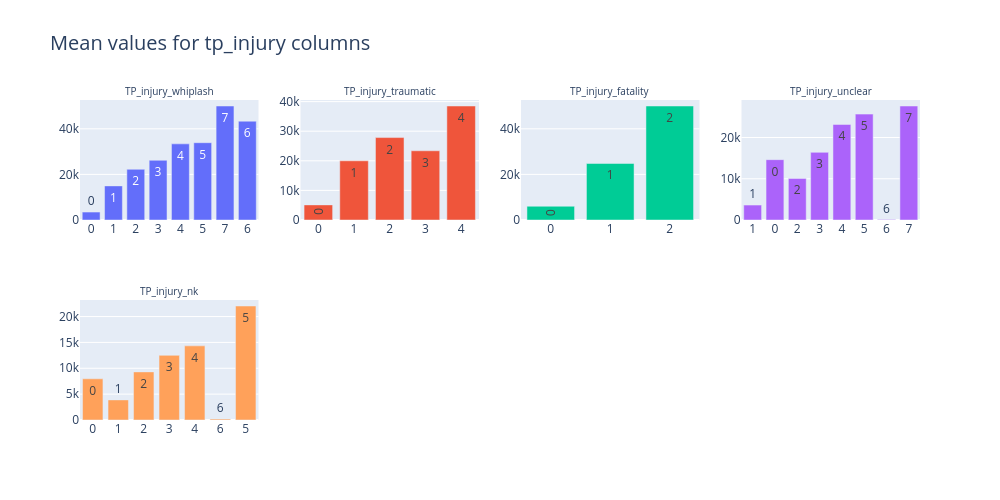

The code cell stored with this chart in its notebook:
### Code cell
tp_injury_cols = [col for col in data_flag.columns if col.startswith("TP_injury")]

n_grid_cols = 4
n_grid_rows = math.ceil(len(tp_injury_cols) / n_grid_cols)

fig = make_subplots(rows=n_grid_rows, cols=n_grid_cols, subplot_titles=tp_injury_cols)

for i, col in enumerate(tp_injury_cols):
    vc = data_flag.select(["Capped_Incurred", col]).group_by(pl.col(col)).mean()
    fig.add_trace(
        go.Bar(
            x=vc[col].to_list(),
            y=vc["Capped_Incurred"].to_list(),
            text=vc[col].to_list(),
            textposition="auto",
            showlegend=False,
        ),
        row=i // n_grid_cols + 1,
        col=i % n_grid_cols + 1,
    )
fig.update_annotations(font_size=10)
fig.update_xaxes(type="category")
fig.update_layout(
    height=250 * n_grid_rows,
    width=250 * n_grid_cols,
    title_text="Mean values for tp_injury columns",
    title_font_size=20,
)
fig.show()

### Figure 1 — Plotly figure (JSON) as saved in the notebook; plotly's stock layout.template omitted (floating-point values rounded to 4 significant figures)
{"data": [{"showlegend": false, "text": ["0", "1", "2", "3", "4", "5", "7", "6"], "textposition": "auto", "type": "bar", "x": [0, 1, 2, 3, 4, 5, 7, 6], "xaxis": "x", "y": [3473.0, 14960.0, 22230.0, 26180.0, 33390.0, 33910.0, 50000, 43340.0], "yaxis": "y"}, {"showlegend": false, "text": ["0", "1", "2", "3", "4"], "textposition": "auto", "type": "bar", "x": [0, 1, 2, 3, 4], "xaxis": "x2", "y": [5106.0, 20000.0, 27850.0, 23390.0, 38520.0], "yaxis": "y2"}, {"showlegend": false, "text": ["0", "1", "2"], "textposition": "auto", "type": "bar", "x": [0, 1, 2], "xaxis": "x3", "y": [6037.0, 24790.0, 50000], "yaxis": "y3"}, {"showlegend": false, "text": ["1", "0", "2", "3", "4", "5", "6", "7"], "textposition": "auto", "type": "bar", "x": [1, 0, 2, 3, 4, 5, 6, 7], "xaxis": "x4", "y": [3615.0, 14630.0, 10090.0, 16400.0, 23170.0, 25670.0, 92.83, 27640.0], "yaxis": "y4"}, {"showlegend": false, "text": ["0", "1", "2", "3", "4", "6", "5"], "textposition": "auto", "type": "bar", "x": [0, 1, 2, 3, 4, 6, 5], "xaxis": "x5", "y": [7963.0, 3886.0, 9301.0, 12500.0, 14330.0, 185.7, 22040.0], "yaxis": "y5"}], "layout": {"annotations": [{"font": {"size": 10}, "showarrow": false, "text": "TP_injury_whiplash", "x": 0.1062, "xanchor": "center", "xref": "paper", "y": 1, "yanchor": "bottom", "yref": "paper"}, {"font": {"size": 10}, "showarrow": false, "text": "TP_injury_traumatic", "x": 0.3688, "xanchor": "center", "xref": "paper", "y": 1, "yanchor": "bottom", "yref": "paper"}, {"font": {"size": 10}, "showarrow": false, "text": "TP_injury_fatality", "x": 0.6313, "xanchor": "center", "xref": "paper", "y": 1, "yanchor": "bottom", "yref": "paper"}, {"font": {"size": 10}, "showarrow": false, "text": "TP_injury_unclear", "x": 0.8938, "xanchor": "center", "xref": "paper", "y": 1, "yanchor": "bottom", "yref": "paper"}, {"font": {"size": 10}, "showarrow": false, "text": "TP_injury_nk", "x": 0.1062, "xanchor": "center", "xref": "paper", "y": 0.375, "yanchor": "bottom", "yref": "paper"}], "height": 500, "title": {"font": {"size": 20}, "text": "Mean values for tp_injury columns"}, "width": 1000, "xaxis": {"anchor": "y", "domain": [0, 0.2125], "type": "category"}, "xaxis2": {"anchor": "y2", "domain": [0.2625, 0.475], "type": "category"}, "xaxis3": {"anchor": "y3", "domain": [0.525, 0.7375], "type": "category"}, "xaxis4": {"anchor": "y4", "domain": [0.7875, 1], "type": "category"}, "xaxis5": {"anchor": "y5", "domain": [0, 0.2125], "type": "category"}, "xaxis6": {"anchor": "y6", "domain": [0.2625, 0.475], "type": "category"}, "xaxis7": {"anchor": "y7", "domain": [0.525, 0.7375], "type": "category"}, "xaxis8": {"anchor": "y8", "domain": [0.7875, 1], "type": "category"}, "yaxis": {"anchor": "x", "domain": [0.625, 1]}, "yaxis2": {"anchor": "x2", "domain": [0.625, 1]}, "yaxis3": {"anchor": "x3", "domain": [0.625, 1]}, "yaxis4": {"anchor": "x4", "domain": [0.625, 1]}, "yaxis5": {"anchor": "x5", "domain": [0, 0.375]}, "yaxis6": {"anchor": "x6", "domain": [0, 0.375]}, "yaxis7": {"anchor": "x7", "domain": [0, 0.375]}, "yaxis8": {"anchor": "x8", "domain": [0, 0.375]}}}
